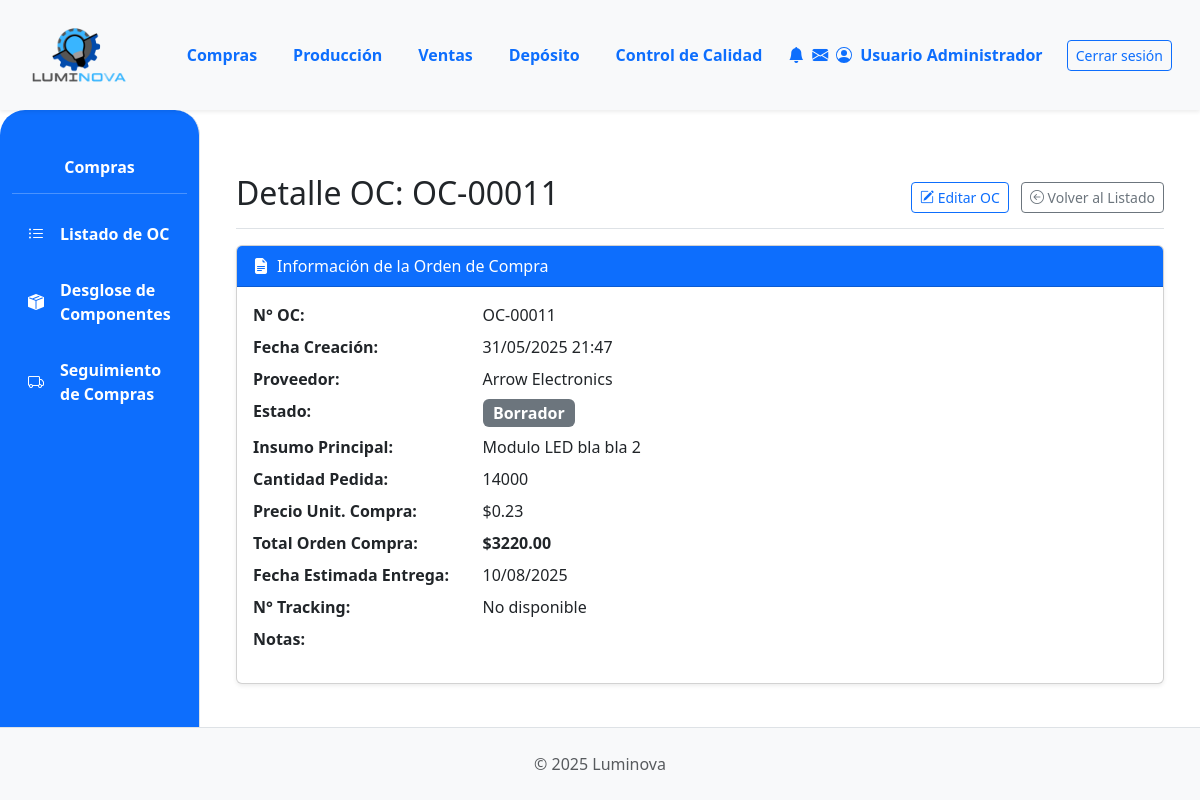
The app's page /compras/orden/11/ (signed in), older data.
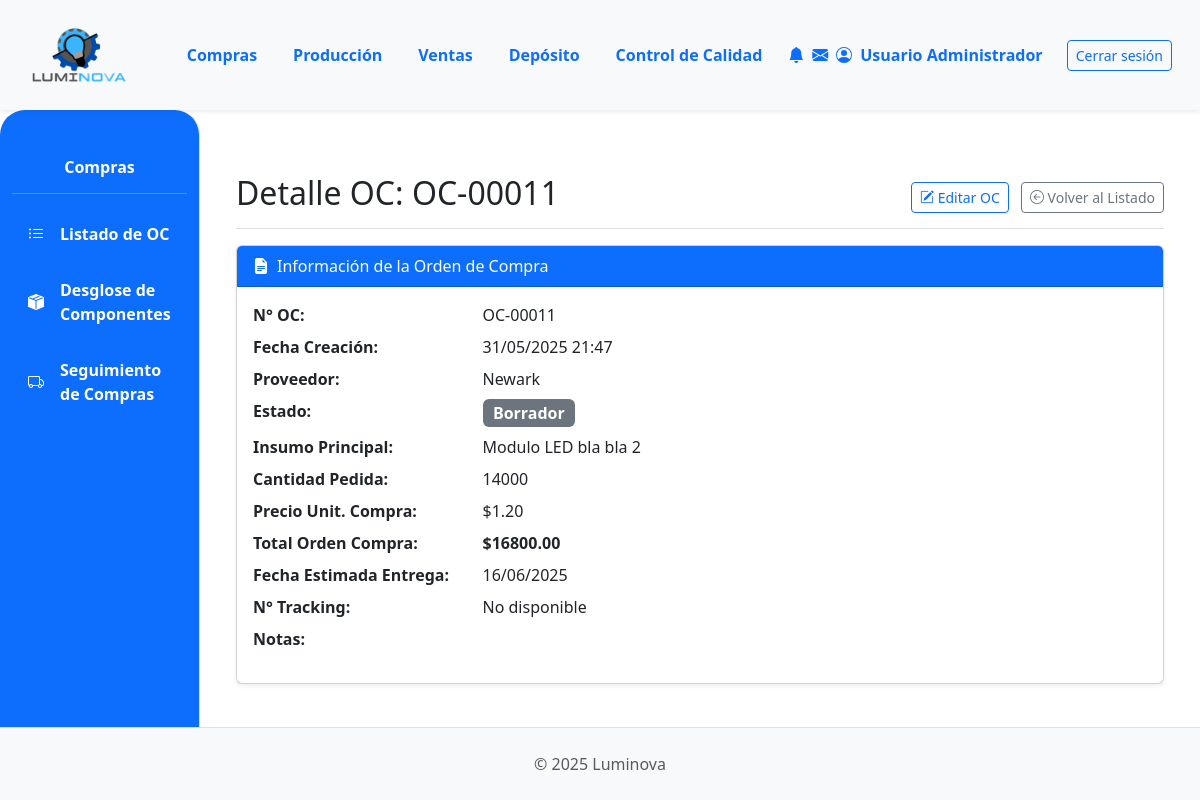
The same page, newer data.
### App_LUMINOVA/models.py (models this page shows, shortened)
class Orden(models.Model):  # Este será para Órdenes de Compra
    TIPO_ORDEN_CHOICES = [
        ("compra", "Orden de Compra"),
    ]
    ESTADO_ORDEN_COMPRA_CHOICES = [
        ("BORRADOR", "Borrador"),
        ("APROBADA", "Aprobada"),
        ("ENVIADA_PROVEEDOR", "Enviada al Proveedor"),
        ("CONFIRMADA_PROVEEDOR", "Confirmada por Proveedor"),
        ("EN_TRANSITO", "En Tránsito"),
        ("RECIBIDA_PARCIAL", "Recibida Parcialmente"),
        ("RECIBIDA_TOTAL", "Recibida Totalmente"),
        ("COMPLETADA", "Completada"),  # Si hay un paso post-recepción
        ("CANCELADA", "Cancelada"),
    ]
    numero_orden = models.CharField(
        max_length=20, unique=True, verbose_name="N° Orden de Compra"
    )
    tipo = models.CharField(max_length=20, choices=TIPO_ORDEN_CHOICES, default="compra")
    fecha_creacion = models.DateTimeField(default=timezone.now)
    proveedor = models.ForeignKey(
        Proveedor,
        on_delete=models.PROTECT,
        related_name="ordenes_de_compra_a_proveedor",
    )
    estado = models.CharField(
        max_length=30, choices=ESTADO_ORDEN_COMPRA_CHOICES, default="BORRADOR"
    )
    insumo_principal = models.ForeignKey(
        Insumo,
        on_delete=models.SET_NULL,
        null=True,
        blank=True,
        verbose_name="Insumo Principal",
    )
    proveedor = models.ForeignKey(
        Proveedor,
        on_delete=models.PROTECT,
        related_name="ordenes_de_compra_a_proveedor",
    )
    cantidad_principal = models.PositiveIntegerField(
        null=True, blank=True, verbose_name="Cantidad Insumo Principal"
    )
    precio_unitario_compra = models.DecimalField(
        max_digits=10,
        decimal_places=2,
        null=True,
        blank=True,
        verbose_name="Precio Unit. Compra (de la oferta)",
    )
    total_orden_compra = models.DecimalField(
        max_digits=12, decimal_places=2, default=0.00
    )
    fecha_estimada_entrega = models.DateField(null=True, blank=True)
    numero_tracking = models.CharField(max_length=50, null=True, blank=True)
    notas = models.TextField(blank=True, null=True)

class Proveedor(models.Model):
    nombre = models.CharField(max_length=100, unique=True)
    contacto = models.CharField(max_length=100, blank=True)
    telefono = models.CharField(max_length=25, blank=True)  # Aumentado max_length
    email = models.EmailField(blank=True, null=True)

class Insumo(models.Model):
    descripcion = models.CharField(max_length=255)
    categoria = models.ForeignKey(
        CategoriaInsumo, on_delete=models.PROTECT, related_name="insumos"
    )
    fabricante = models.CharField(max_length=100, blank=True)
    fabricante = models.ForeignKey(
        Fabricante,
        on_delete=models.SET_NULL,  # O models.PROTECT si no quieres que se borre el insumo si se borra el fabricante
        null=True,
        blank=True,  # Permite insumos sin fabricante asignado o si es desconocido
        related_name="insumos_fabricados",
    )
    imagen = models.ImageField(null=True, blank=True, upload_to="insumos/")
    stock = models.IntegerField(default=0)
    cantidad_en_pedido = models.PositiveIntegerField(
    default=0,
    verbose_name="Cantidad en Pedido",
    blank=True,
    null=True # PERMITIR NULL EN LA BASE DE DATOS
)

### App_LUMINOVA/views.py (the view)
# urls.py: path('compras/orden/<int:oc_id>/', compras_detalle_oc_view, name='compras_detalle_oc'),
@login_required
def compras_detalle_oc_view(request, oc_id):
    orden_compra = get_object_or_404(
        Orden.objects.select_related('proveedor', 'insumo_principal__categoria'),
        id=oc_id,
        tipo='compra' # Asegurar que sea una OC
    )
    context = {
        'oc': orden_compra,
        'titulo_seccion': f"Detalle OC: {orden_compra.numero_orden}",
    }
    return render(request, 'compras/compras_detalle_oc.html', context)

### App_LUMINOVA/templates/compras/compras_detalle_oc.html (shortened to what this page needs)
{% extends 'padre.html' %}
{% load static %}
{% load django_bootstrap5 %}
{% block sidebar_content %}
    {% include 'compras/compras_sidebar.html' %}
{% endblock %}
{% block content %}
<div class="container mt-4">
    <div class="d-flex justify-content-between flex-wrap flex-md-nowrap align-items-center pt-3 pb-2 mb-3 border-bottom">
        <h1 class="h2">{{ titulo_seccion }}</h1>
        <div>
            {% if oc.estado == 'BORRADOR' or oc.estado == 'PENDIENTE_APROBACION' %}
            <a href="{% url 'App_LUMINOVA:compras_editar_oc' oc.id %}" class="btn btn-outline-primary btn-sm me-2">
                <i class="bi bi-pencil-square"></i> Editar OC
            </a>
            {% endif %}
            <a href="{% url 'App_LUMINOVA:compras_lista_oc' %}" class="btn btn-outline-secondary btn-sm">
                <i class="bi bi-arrow-left-circle"></i> Volver al Listado
            </a>
        </div>
    </div>
    <div class="card shadow-sm">
        <div class="card-header bg-primary text-white">
            <i class="bi bi-file-earmark-text-fill me-2"></i>Información de la Orden de Compra
        </div>
        <div class="card-body">
            <dl class="row">
                <dt class="col-sm-3">N° OC:</dt>
                <dd class="col-sm-9">{{ oc.numero_orden }}</dd>
                <dt class="col-sm-3">Fecha Creación:</dt>
                <dd class="col-sm-9">{{ oc.fecha_creacion|date:"d/m/Y H:i" }}</dd>
                <dt class="col-sm-3">Proveedor:</dt>
                <dd class="col-sm-9">{{ oc.proveedor.nombre|default_if_none:"No asignado" }}</dd>
                <dt class="col-sm-3">Estado:</dt>
                <dd class="col-sm-9">
                    <span class="badge fs-6
                        {% if oc.estado == 'BORRADOR' %}bg-secondary
                        {% elif oc.estado == 'PENDIENTE_APROBACION' %}bg-warning text-dark
                        {% elif oc.estado == 'APROBADA' %}bg-info text-dark
                        {% elif oc.estado == 'ENVIADA_PROVEEDOR' %}bg-primary
                        {% elif oc.estado == 'CONFIRMADA_PROVEEDOR' %}bg-primary
                        {% elif oc.estado == 'EN_TRANSITO' %}bg-info-subtle text-info-emphasis border border-info-subtle
                        {% elif oc.estado == 'RECIBIDA_PARCIAL' %}bg-success-subtle text-success-emphasis border border-success-subtle
                        {% elif oc.estado == 'RECIBIDA_TOTAL' %}bg-success
                        {% elif oc.estado == 'COMPLETADA' %}bg-success
                        {% elif oc.estado == 'CANCELADA' %}bg-dark
                        {% else %}bg-light text-dark{% endif %}">
                        {{ oc.get_estado_display }}
                    </span>
                </dd>
                <dt class="col-sm-3">Insumo Principal:</dt>
                <dd class="col-sm-9">{{ oc.insumo_principal.descripcion|default_if_none:"N/A" }}</dd>
                <dt class="col-sm-3">Cantidad Pedida:</dt>
                <dd class="col-sm-9">{{ oc.cantidad_principal|default_if_none:"N/A" }}</dd>
                <dt class="col-sm-3">Precio Unit. Compra:</dt>
                <dd class="col-sm-9">${{ oc.precio_unitario_compra|floatformat:2|default:"N/A" }}</dd>
                <dt class="col-sm-3">Total Orden Compra:</dt>
                <dd class="col-sm-9 fw-bold">${{ oc.total_orden_compra|floatformat:2|default:"N/A" }}</dd>
                <dt class="col-sm-3">Fecha Estimada Entrega:</dt>
                <dd class="col-sm-9">{{ oc.fecha_estimada_entrega|date:"d/m/Y"|default_if_none:"No especificada" }}</dd>
                <dt class="col-sm-3">N° Tracking:</dt>
                <dd class="col-sm-9">{{ oc.numero_tracking|default_if_none:"No disponible" }}</dd>
                <dt class="col-sm-3">Notas:</dt>
                <dd class="col-sm-9">{{ oc.notas|default_if_none:"-"|linebreaksbr }}</dd>
            </dl>
        </div>
    </div>
</div>
{% endblock %}

Row changes from the older to the newer data that the page shows:
changed Orden "OC-00011": proveedor.nombre "Arrow Electronics" → "Newark"; precio_unitario_compra "0.23" → "1.20"; total_orden_compra "3220.00" → "16800.00"; fecha_estimada_entrega "10/08/2025" → "16/06/2025"
